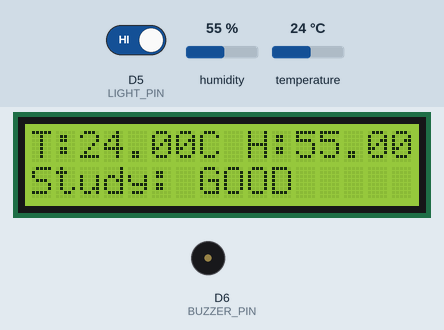
Recording of a sketch running on a simulated ESP8266 (NodeMCU). Shown: 16×2 character LCD, buzzer (waves = sounding, pin HIGH). Inputs (shaded band) come from the test bench; at power-on: D5 (LIGHT_PIN) HIGH, humidity 55 %, temperature 24 °C.

Above: at 3.2 s.
3.3 s: D5 (LIGHT_PIN) driven LOW
At 5.1 s:
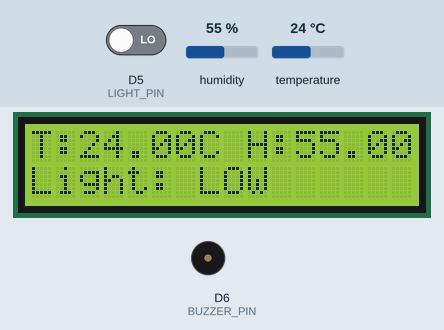
9.3 s: humidity set to 22 %
At 12.2 s:
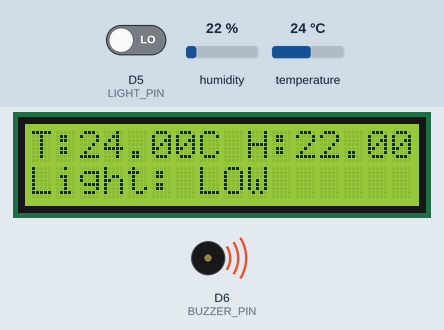
13.8 s: temperature set to 12 °C
At 15.4 s:
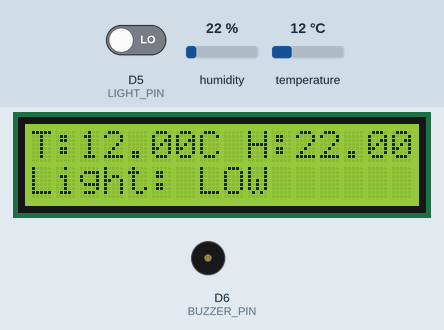
16.5 s: D5 (LIGHT_PIN) driven HIGH
At 17.7 s:
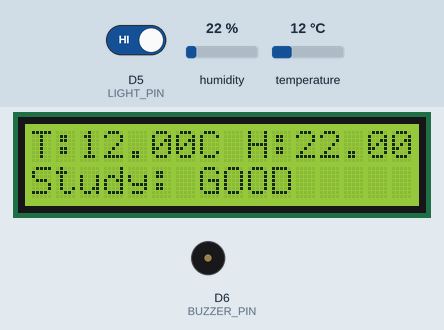
19.2 s: humidity set to 40 %
At 22.2 s:
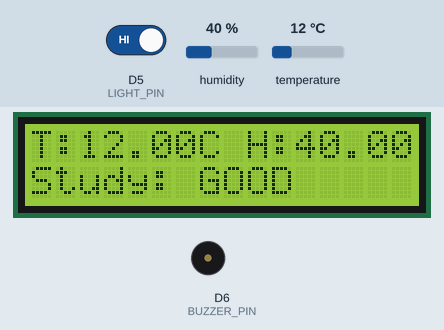
22.5 s: temperature set to 19 °C
At 24.4 s:
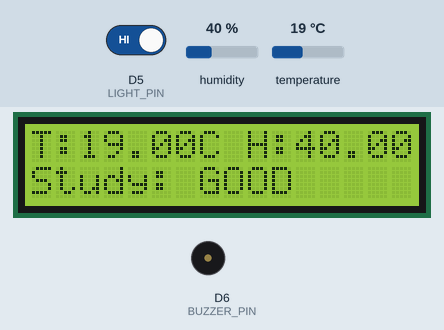
Timing chart, 0 to 25.9 s (numbered marks = the images above; inputs shaded):
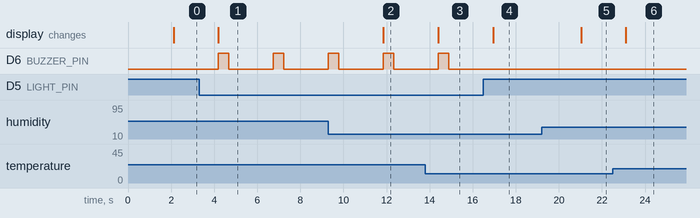

The sketch:

system.ino
```cpp
#include <DHT.h>
#include <Wire.h>
#include <LiquidCrystal_I2C.h>

#define DHTPIN D4
#define DHTTYPE DHT11

#define LIGHT_PIN D5
#define BUZZER_PIN D6

DHT dht(DHTPIN, DHTTYPE);
LiquidCrystal_I2C lcd(0x27, 16, 2);

void setup() {
  Serial.begin(9600);

  dht.begin();

  pinMode(LIGHT_PIN, INPUT);
  pinMode(BUZZER_PIN, OUTPUT);

  lcd.init();
  lcd.backlight();

  lcd.setCursor(0, 0);
  lcd.print("Study Assistant");
  delay(2000);
  lcd.clear();
}

void loop() {

  float temperature = dht.readTemperature();
  float humidity = dht.readHumidity();

  int lightStatus = digitalRead(LIGHT_PIN);

  if (isnan(temperature) || isnan(humidity)) {
    lcd.clear();
    lcd.setCursor(0, 0);
    lcd.print("DHT11 Error");
    delay(1000);
    return;
  }

  lcd.clear();
  lcd.setCursor(0, 0);
  lcd.print("T:");
  lcd.print(temperature);
  lcd.print("C H:");
  lcd.print(humidity);

  if (lightStatus == LOW) {

    lcd.setCursor(0, 1);
    lcd.print("Light: LOW");

    digitalWrite(BUZZER_PIN, HIGH);
    delay(500);
    digitalWrite(BUZZER_PIN, LOW);

  } else {

    lcd.setCursor(0, 1);
    lcd.print("Study: GOOD");

    digitalWrite(BUZZER_PIN, LOW);
  }

  delay(2000);
}
```

Measured:
- after the input at 3.3 s, D6 (BUZZER_PIN): alternates HIGH for 0.50 s and LOW for 2.1 s, starting after 0.88 s; the display: changes after 0.88 s (image 1)
- after the input at 9.3 s, the display: changes after 2.5 s (image 2)
- after the input at 13.8 s, the display: changes after 0.59 s (image 3)
- after the input at 16.5 s, D6 (BUZZER_PIN): stays LOW (without the input it goes to HIGH after 0.44 s); the display: changes after 0.44 s (image 4)
- after the input at 19.2 s, the display: changes after 1.8 s (image 5)
- after the input at 22.5 s, the display: changes after 0.60 s (image 6)
